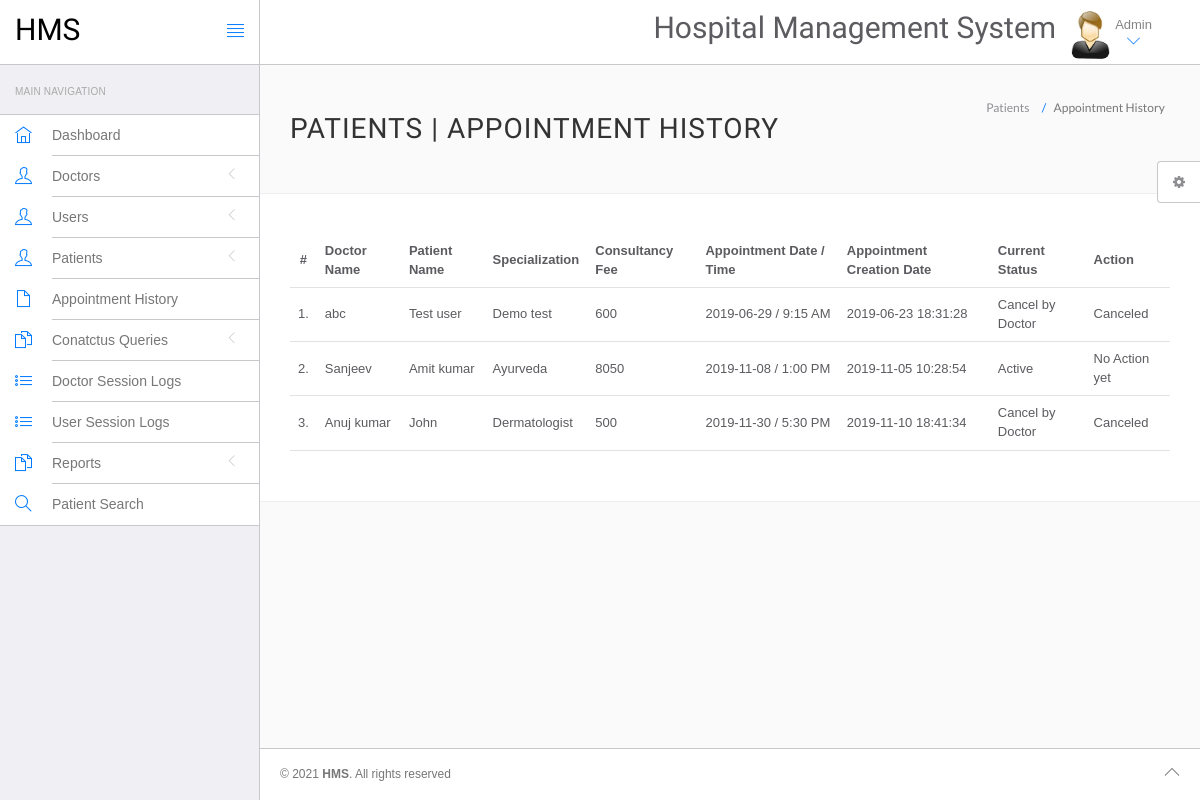
The app's page /hospital/hms/admin/appointment-history.php (signed in) with its own data.
### tables this page shows
CREATE TABLE IF NOT EXISTS `appointment` (
  `id` int NOT NULL AUTO_INCREMENT,
  `doctorSpecialization` varchar(255) DEFAULT NULL,
  `doctorId` int DEFAULT NULL,
  `userId` int DEFAULT NULL,
  `consultancyFees` int DEFAULT NULL,
  `appointmentDate` varchar(255) DEFAULT NULL,
  `appointmentTime` varchar(255) DEFAULT NULL,
  `postingDate` timestamp NULL DEFAULT CURRENT_TIMESTAMP,
  `userStatus` int DEFAULT NULL,
  `doctorStatus` int DEFAULT NULL,
  `updationDate` timestamp NULL DEFAULT NULL ON UPDATE CURRENT_TIMESTAMP,
  PRIMARY KEY (`id`)
);

CREATE TABLE IF NOT EXISTS `doctors` (
  `id` int NOT NULL AUTO_INCREMENT,
  `specilization` varchar(255) DEFAULT NULL,
  `doctorName` varchar(255) DEFAULT NULL,
  `address` longtext,
  `docFees` varchar(255) DEFAULT NULL,
  `contactno` bigint DEFAULT NULL,
  `docEmail` varchar(255) DEFAULT NULL,
  `password` varchar(255) DEFAULT NULL,
  `creationDate` timestamp NULL DEFAULT CURRENT_TIMESTAMP,
  `updationDate` timestamp NULL DEFAULT NULL ON UPDATE CURRENT_TIMESTAMP,
  PRIMARY KEY (`id`)
);

CREATE TABLE IF NOT EXISTS `users` (
  `id` int NOT NULL AUTO_INCREMENT,
  `fullName` varchar(255) DEFAULT NULL,
  `address` longtext,
  `city` varchar(255) DEFAULT NULL,
  `gender` varchar(255) DEFAULT NULL,
  `email` varchar(255) DEFAULT NULL,
  `password` varchar(255) DEFAULT NULL,
  `regDate` timestamp NULL DEFAULT CURRENT_TIMESTAMP,
  `updationDate` timestamp NULL DEFAULT NULL ON UPDATE CURRENT_TIMESTAMP,
  PRIMARY KEY (`id`),
  KEY `email` (`email`)
);

### hospital/hms/admin/appointment-history.php (the view, shortened to what this page needs)
<?php
include('include/config.php');
?>
<!DOCTYPE html>
<html lang="en">
	<head>
		<link rel="stylesheet" href="vendor/bootstrap/css/bootstrap.min.css">
		<link rel="stylesheet" href="vendor/fontawesome/css/font-awesome.min.css">
		<link rel="stylesheet" href="vendor/themify-icons/themify-icons.min.css">
		<link href="vendor/animate.css/animate.min.css" rel="stylesheet" media="screen">
		<link href="vendor/perfect-scrollbar/perfect-scrollbar.min.css" rel="stylesheet" media="screen">
		<link href="vendor/switchery/switchery.min.css" rel="stylesheet" media="screen">
		<link href="vendor/bootstrap-touchspin/jquery.bootstrap-touchspin.min.css" rel="stylesheet" media="screen">
		<link href="vendor/select2/select2.min.css" rel="stylesheet" media="screen">
		<link href="vendor/bootstrap-datepicker/bootstrap-datepicker3.standalone.min.css" rel="stylesheet" media="screen">
		<link href="vendor/bootstrap-timepicker/bootstrap-timepicker.min.css" rel="stylesheet" media="screen">
		<link rel="stylesheet" href="assets/css/styles.css">
		<link rel="stylesheet" href="assets/css/plugins.css">
		<link rel="stylesheet" href="assets/css/themes/theme-1.css" id="skin_color" />
	</head>
	<body>
		<div id="app">
<?php include('include/sidebar.php');?>
			<div class="app-content">
					<?php include('include/header.php');?>
				<div class="main-content" >
					<div class="wrap-content container" id="container">
						<section id="page-title">
							<div class="row">
								<div class="col-sm-8">
									<h1 class="mainTitle">Patients  | Appointment History</h1>
																	</div>
								<ol class="breadcrumb">
									<li>
										<span>Patients </span>
									</li>
									<li class="active">
										<span>Appointment History</span>
									</li>
								</ol>
							</div>
						</section>
						<div class="container-fluid container-fullw bg-white">
									<div class="row">
								<div class="col-md-12">
									<table class="table table-hover" id="sample-table-1">
										<thead>
											<tr>
												<th class="center">#</th>
												<th class="hidden-xs">Doctor Name</th>
												<th>Patient Name</th>
												<th>Specialization</th>
												<th>Consultancy Fee</th>
												<th>Appointment Date / Time </th>
												<th>Appointment Creation Date  </th>
												<th>Current Status</th>
												<th>Action</th>
											</tr>
										</thead>
										<tbody>
<?php
$sql=mysqli_query($con,"select doctors.doctorName as docname,users.fullName as pname,appointment.*  from appointment join doctors on doctors.id=appointment.doctorId join users on users.id=appointment.userId ");
$cnt=1;
while($row=mysqli_fetch_array($sql))
{
?>
											<tr>
												<td class="center"><?php echo $cnt;?>.</td>
												<td class="hidden-xs"><?php echo $row['docname'];?></td>
												<td class="hidden-xs"><?php echo $row['pname'];?></td>
												<td><?php echo $row['doctorSpecialization'];?></td>
												<td><?php echo $row['consultancyFees'];?></td>
												<td><?php echo $row['appointmentDate'];?> / <?php echo
												 $row['appointmentTime'];?>
												</td>
												<td><?php echo $row['postingDate'];?></td>
												<td>
<?php if(($row['userStatus']==1) && ($row['doctorStatus']==1))
{
	echo "Active";
}
if(($row['userStatus']==1) && ($row['doctorStatus']==0))
{
	echo "Cancel by Doctor";
}
												?></td>
												<td >
												<div class="visible-md visible-lg hidden-sm hidden-xs">
							<?php if(($row['userStatus']==1) && ($row['doctorStatus']==1))
{
echo "No Action yet";
	 } else {
		echo "Canceled";
		} ?>
												</div>
												</td>
											</tr>
											<?php
$cnt=$cnt+1;
											 }?>
										</tbody>
									</table>
								</div>
							</div>
								</div>
					</div>
				</div>
			</div>
	<?php include('include/footer.php');?>
	<?php include('include/setting.php');?>
		</div>
	</body>
</html>

### hospital/hms/admin/assets/css/themes/theme-1.css (style rules this page uses)
body { background: #FAFAFA; }

### records on screen
appointment: doctorId.doctorName "abc", userId.fullName "Test user", doctorSpecialization "Demo test", consultancyFees "600", appointmentDate "2019-06-29", appointmentTime "9:15 AM", postingDate "2019-06-23 18:31:28", userStatus "Cancel by Doctor"
appointment: doctorId.doctorName "Sanjeev", userId.fullName "Amit kumar", doctorSpecialization "Ayurveda", consultancyFees "8050", appointmentDate "2019-11-08", appointmentTime "1:00 PM", postingDate "2019-11-05 10:28:54", userStatus "Active"
appointment: doctorId.doctorName "Anuj kumar", userId.fullName "John", doctorSpecialization "Dermatologist", consultancyFees "500", appointmentDate "2019-11-30", appointmentTime "5:30 PM", postingDate "2019-11-10 18:41:34", userStatus "Cancel by Doctor"
